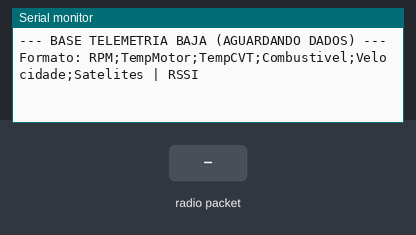
A sketch run on a simulated ESP32. On the bench: the last lines printed to the serial monitor. Inputs (shaded band) come from the test bench. No radio packets arrive unless stated.

Above: at 1.2 s.
1.3 s: radio packet "1" arrives
At 2.1 s:
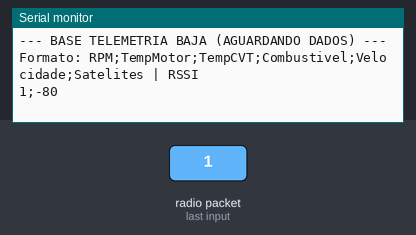
2.8 s: radio packet "0" arrives
At 3.2 s:
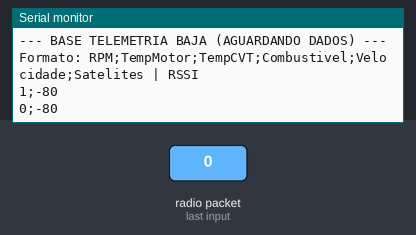
4.3 s: radio packet "2" arrives
At 5.6 s:
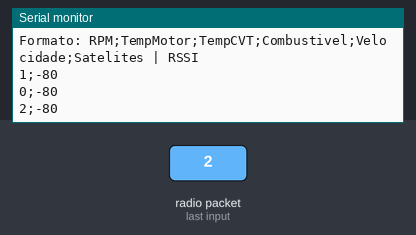

Measured:
- after the input at 1.3 s, the serial monitor: prints a new line at once (image 1)
- after the input at 2.8 s, the serial monitor: prints a new line at once (image 2)
- after the input at 4.3 s, the serial monitor: prints a new line at once (image 3)

The sketch:

codigo_oficial.ino
```cpp
//receptor esp32 lora telemetria
#include <SPI.h>
#include <LoRa.h>

#define LORA_SCK   18
#define LORA_MISO  19
#define LORA_MOSI  23
#define LORA_SS    5
#define LORA_RST   14
#define LORA_DIO0  2

void setup() {
  Serial.begin(115200);
  while (!Serial);

  SPI.begin(LORA_SCK, LORA_MISO, LORA_MOSI, LORA_SS);
  LoRa.setPins(LORA_SS, LORA_RST, LORA_DIO0);

  if (!LoRa.begin(915E6)) {
    Serial.println("Erro ao iniciar Receptor!");
    while (true);
  }

  LoRa.setSpreadingFactor(7);
  Serial.println("--- BASE TELEMETRIA BAJA (AGUARDANDO DADOS) ---");
  Serial.println("Formato: RPM;TempMotor;TempCVT;Combustivel;Velocidade;Satelites | RSSI");
}

void loop() {
  int packetSize = LoRa.parsePacket();

  if (packetSize) {
    String dados = "";
    while (LoRa.available()) {
      dados += (char)LoRa.read();
    }

    // Exibe no Serial para leitura direta no Python, Serial Plotter ou Excel
    Serial.print(dados);
    Serial.print(";");
    Serial.println(LoRa.packetRssi()); // Adiciona o nível do sinal no final
  }
}
```
